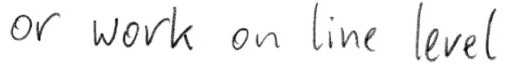
#> input picture data/line.png, 511 x 64 px
$ python -i split_images.py   (imports and definitions only)
#> lines starting #> are read from the running program, lines starting #| are printed output that depends on the picture; after the words box and inside, x2 and y2 are one past the last pixel; in counts of white or black regions, pixels touching at a corner belong together
import os
import cv2
from path import Path


def image_crop(x1, y1, x2, y2, image):
    crop = image[y1:y2, x1:x2]

    return crop


def split_lines(path: Path):
    # (1) read
#> called with path = '../data/line.png'
    img = cv2.imread(path)
#> img is the input picture: shape (64, 511, 3); min 0, max 255, mean 241.3
    gray = cv2.cvtColor(img, cv2.COLOR_BGR2GRAY)

    # (2) threshold
    th, threshed = cv2.threshold(
        gray, 127, 255, cv2.THRESH_BINARY_INV | cv2.THRESH_OTSU
    )
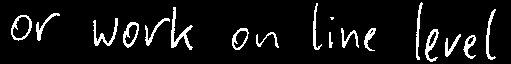
#> threshed: shape (64, 511); 7.7% white in thin lines or dots, all inside (x1, y1, x2, y2) = (11, 2, 496, 62)
#> th = 179

    # (3) minAreaRect on the nozeros
    pts = cv2.findNonZero(threshed)
#> pts = contour of 2528 points, box (x1, y1, x2, y2) (11, 2, 496, 62), area 6560
    ret = cv2.minAreaRect(pts)
#> ret = ((253.9, 23.57), (58.52, 484.8), -87.35)

    (cx, cy), (w, h), ang = ret
#> cx = 253.9; cy = 23.57; w = 58.52; h = 484.8; ang = -87.35
    if w > h:
        w, h = h, w
        ang += 90

    # (4) Find rotated matrix, do rotation
    M = cv2.getRotationMatrix2D((cx, cy), ang, 1.0)
#> M = [[0.0462, -0.999, 265.7], [0.999, 0.0462, -231.1]]
    rotated = cv2.warpAffine(threshed, M, (img.shape[1], img.shape[0]))
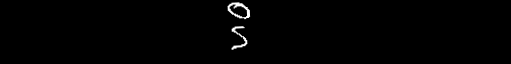
#> rotated: shape (64, 511); min 0, max 255, mean 1.8

    # (5) find and draw the upper and lower boundary of each lines
    hist = cv2.reduce(rotated, 1, cv2.REDUCE_AVG).reshape(-1)
#> hist = 64 values, max 6 at index 4, min 0 at index 0, mean 1.75

    th = 2
    H, W = img.shape[:2]
#> H = 64; W = 511
    uppers = [y for y in range(H - 1) if hist[y] <= th and hist[y + 1] > th]
#> uppers = [2, 25, 44]
    lowers = [y for y in range(H - 1) if hist[y] > th and hist[y + 1] <= th]
#> lowers = [17, 28, 47]

    rotated = cv2.cvtColor(rotated, cv2.COLOR_GRAY2BGR)
#> rotated: shape (64, 511, 3)

    x1 = 0
    x2 = W
#> x2 = 511
    for index, (y1, y2) in enumerate(zip(uppers, lowers)):
        line = image_crop(x1, y1, x2, y2, rotated)
        line = cv2.bitwise_not(line)

        os.makedirs(os.path.splitext(path)[0], exist_ok=True)
        cv2.imwrite(os.path.join(os.path.splitext(path)[0], f"{str(index)}.png"), line)
#> this loop made 3 passes
#> (y1, y2) on passes 1 to 3: (2, 17), (25, 28), (44, 47)

>>> result = split_lines('../data/line.png')

$ run again, on data/word.png
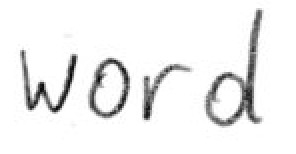
#> input picture data/word.png, 148 x 77 px (shown 2 times larger)
#> in split_lines, img is the input picture: shape (77, 148, 3); min 0, max 255, mean 239.7
#> in split_lines, `th, threshed = cv2.threshold( gray, 127, 255, cv2.THRESH_BINARY_INV | ..`:
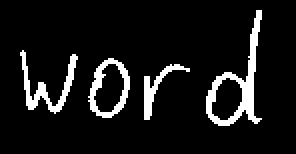
#> threshed: shape (77, 148) (shown 2 times larger); 9% white; 4 white regions, box (x1, y1, x2, y2) and area: (103, 5, 131, 63) 413, (10, 25, 39, 57) 245, (44, 29, 65, 59) 221, (72, 32, 95, 60) 150
#> th = 180
#> pts = contour of 1029 points, box (x1, y1, x2, y2) (10, 5, 131, 63), area 1618
#> ret = ((72.76, 39.5), (121.7, 55.62), -6.71)
#> in split_lines, `(cx, cy), (w, h), ang = ret`: cx = 72.76; cy = 39.5; w = 121.7; h = 55.62; ang = -6.71
#> in split_lines, `w, h = h, w`: w = 55.62; h = 121.7
#> in split_lines, `ang += 90`: ang = 83.29
#> M = [[0.117, 0.993, 25.03], [-0.993, 0.117, 107.1]]
#> in split_lines, `rotated = cv2.warpAffine(threshed, M, (img.shape[1], img.shape[0]))`:
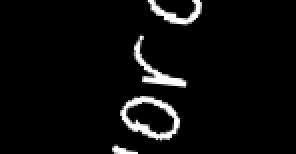
#> rotated: shape (77, 148) (shown 2 times larger); min 0, max 255, mean 11.6
#> hist = 77 values, max 36 at index 40, min 0 at index 13, mean 11.6
#> uppers = [17, 20, 47, 72]
#> lowers = [11, 19, 43, 69]
#> the loop in split_lines, `for index, (y1, y2) in enumerate(zip(uppers, lowers)):` made 4 passes
#> (y1, y2) on passes 1 to 4: (17, 11), (20, 19), (47, 43), (72, 69)
